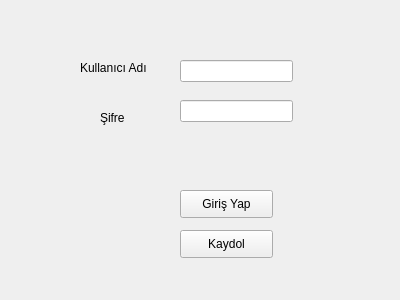
<?xml version="1.0" encoding="UTF-8"?>
<ui version="4.0">
 <class>Form</class>
 <widget class="QWidget" name="Form">
  <property name="geometry">
   <rect>
    <x>0</x>
    <y>0</y>
    <width>400</width>
    <height>300</height>
   </rect>
  </property>
  <property name="windowTitle">
   <string>Form</string>
  </property>
  <widget class="QLabel" name="label">
   <property name="geometry">
    <rect>
     <x>80</x>
     <y>60</y>
     <width>71</width>
     <height>16</height>
    </rect>
   </property>
   <property name="text">
    <string>Kullanıcı Adı</string>
   </property>
  </widget>
  <widget class="QLabel" name="label_2">
   <property name="geometry">
    <rect>
     <x>100</x>
     <y>110</y>
     <width>55</width>
     <height>16</height>
    </rect>
   </property>
   <property name="text">
    <string>Şifre</string>
   </property>
  </widget>
  <widget class="QPushButton" name="pushButton_giris_yap">
   <property name="geometry">
    <rect>
     <x>180</x>
     <y>190</y>
     <width>93</width>
     <height>28</height>
    </rect>
   </property>
   <property name="text">
    <string>Giriş Yap</string>
   </property>
  </widget>
  <widget class="QLineEdit" name="lineEdit_kullanici_adi">
   <property name="geometry">
    <rect>
     <x>180</x>
     <y>60</y>
     <width>113</width>
     <height>22</height>
    </rect>
   </property>
  </widget>
  <widget class="QLineEdit" name="lineEdit_sifre">
   <property name="geometry">
    <rect>
     <x>180</x>
     <y>100</y>
     <width>113</width>
     <height>22</height>
    </rect>
   </property>
   <property name="echoMode">
    <enum>QLineEdit::Password</enum>
   </property>
  </widget>
  <widget class="QPushButton" name="pushButton_kaydol">
   <property name="geometry">
    <rect>
     <x>180</x>
     <y>230</y>
     <width>93</width>
     <height>28</height>
    </rect>
   </property>
   <property name="text">
    <string>Kaydol</string>
   </property>
  </widget>
  <widget class="QLabel" name="label_bildiri_girisEkrani">
   <property name="geometry">
    <rect>
     <x>190</x>
     <y>150</y>
     <width>81</width>
     <height>21</height>
    </rect>
   </property>
   <property name="text">
    <string/>
   </property>
  </widget>
 </widget>
 <resources/>
 <connections/>
</ui>
